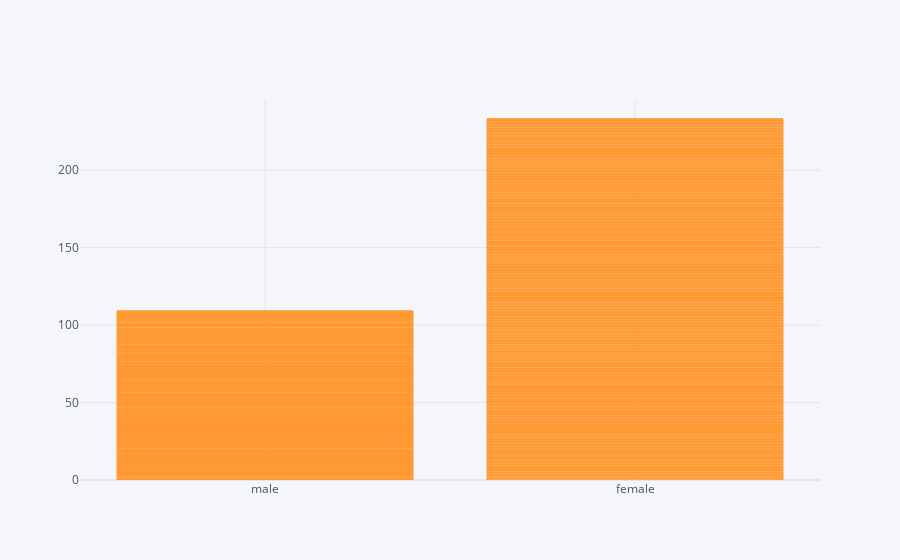

This figure's notebook cell:
### Code cell
df2.iplot(kind = 'bar', x = 'sex', y = 'survived')

### Figure 1 — Plotly figure (JSON) as saved in the notebook; plotly's stock layout.template omitted (floating-point values rounded to 4 significant figures; data arrays with more than 128 entries replaced by an {"elided": "..."} marker saying what was removed)
{"data": [{"marker": {"color": "rgba(255, 153, 51, 0.6)", "line": {"color": "rgba(255, 153, 51, 1.0)", "width": 1}}, "name": "survived", "orientation": "v", "text": "", "type": "bar", "x": {"elided": "891 str values"}, "y": {"elided": "891 int values"}}], "layout": {"legend": {"bgcolor": "#F5F6F9", "font": {"color": "#4D5663"}}, "paper_bgcolor": "#F5F6F9", "plot_bgcolor": "#F5F6F9", "title": {"font": {"color": "#4D5663"}}, "xaxis": {"gridcolor": "#E1E5ED", "showgrid": true, "tickfont": {"color": "#4D5663"}, "title": {"font": {"color": "#4D5663"}, "text": ""}, "zerolinecolor": "#E1E5ED"}, "yaxis": {"gridcolor": "#E1E5ED", "showgrid": true, "tickfont": {"color": "#4D5663"}, "title": {"font": {"color": "#4D5663"}, "text": ""}, "zerolinecolor": "#E1E5ED"}}}
